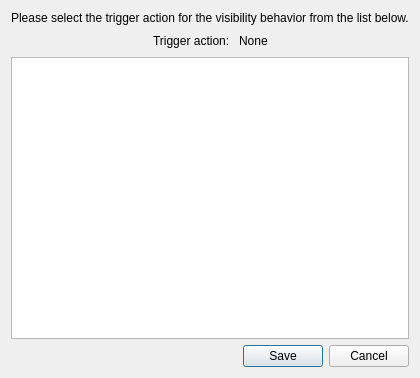
<?xml version="1.0" encoding="UTF-8"?>
<ui version="4.0">
 <class>Dialog</class>
 <widget class="QDialog" name="Dialog">
  <property name="geometry">
   <rect>
    <x>0</x>
    <y>0</y>
    <width>400</width>
    <height>378</height>
   </rect>
  </property>
  <property name="windowTitle">
   <string>Set Visibility Behavior's Trigger Action</string>
  </property>
  <layout class="QVBoxLayout" name="verticalLayout">
   <item>
    <widget class="QLabel" name="label_3">
     <property name="text">
      <string>Please select the trigger action for the visibility behavior from the list below.</string>
     </property>
    </widget>
   </item>
   <item>
    <layout class="QHBoxLayout" name="horizontalLayout">
     <item>
      <spacer name="horizontalSpacer">
       <property name="orientation">
        <enum>Qt::Horizontal</enum>
       </property>
       <property name="sizeHint" stdset="0">
        <size>
         <width>40</width>
         <height>20</height>
        </size>
       </property>
      </spacer>
     </item>
     <item>
      <widget class="QLabel" name="label">
       <property name="text">
        <string>Trigger action: </string>
       </property>
      </widget>
     </item>
     <item>
      <widget class="QLabel" name="triggerActionLabel">
       <property name="text">
        <string>None</string>
       </property>
      </widget>
     </item>
     <item>
      <spacer name="horizontalSpacer_2">
       <property name="orientation">
        <enum>Qt::Horizontal</enum>
       </property>
       <property name="sizeHint" stdset="0">
        <size>
         <width>40</width>
         <height>20</height>
        </size>
       </property>
      </spacer>
     </item>
    </layout>
   </item>
   <item>
    <widget class="QListWidget" name="actionListWidget">
     <property name="horizontalScrollBarPolicy">
      <enum>Qt::ScrollBarAlwaysOff</enum>
     </property>
     <property name="sizeAdjustPolicy">
      <enum>QAbstractScrollArea::AdjustToContents</enum>
     </property>
     <property name="tabKeyNavigation">
      <bool>true</bool>
     </property>
     <property name="wordWrap">
      <bool>true</bool>
     </property>
     <property name="itemAlignment">
      <set>Qt::AlignLeading|Qt::AlignLeft|Qt::AlignVCenter</set>
     </property>
     <property name="sortingEnabled">
      <bool>true</bool>
     </property>
    </widget>
   </item>
   <item>
    <widget class="QDialogButtonBox" name="buttonBox">
     <property name="orientation">
      <enum>Qt::Horizontal</enum>
     </property>
     <property name="standardButtons">
      <set>QDialogButtonBox::Cancel|QDialogButtonBox::Save</set>
     </property>
    </widget>
   </item>
  </layout>
 </widget>
 <resources/>
 <connections>
  <connection>
   <sender>buttonBox</sender>
   <signal>accepted()</signal>
   <receiver>Dialog</receiver>
   <slot>accept()</slot>
   <hints>
    <hint type="sourcelabel">
     <x>248</x>
     <y>254</y>
    </hint>
    <hint type="destinationlabel">
     <x>157</x>
     <y>274</y>
    </hint>
   </hints>
  </connection>
  <connection>
   <sender>buttonBox</sender>
   <signal>rejected()</signal>
   <receiver>Dialog</receiver>
   <slot>reject()</slot>
   <hints>
    <hint type="sourcelabel">
     <x>316</x>
     <y>260</y>
    </hint>
    <hint type="destinationlabel">
     <x>286</x>
     <y>274</y>
    </hint>
   </hints>
  </connection>
 </connections>
</ui>
